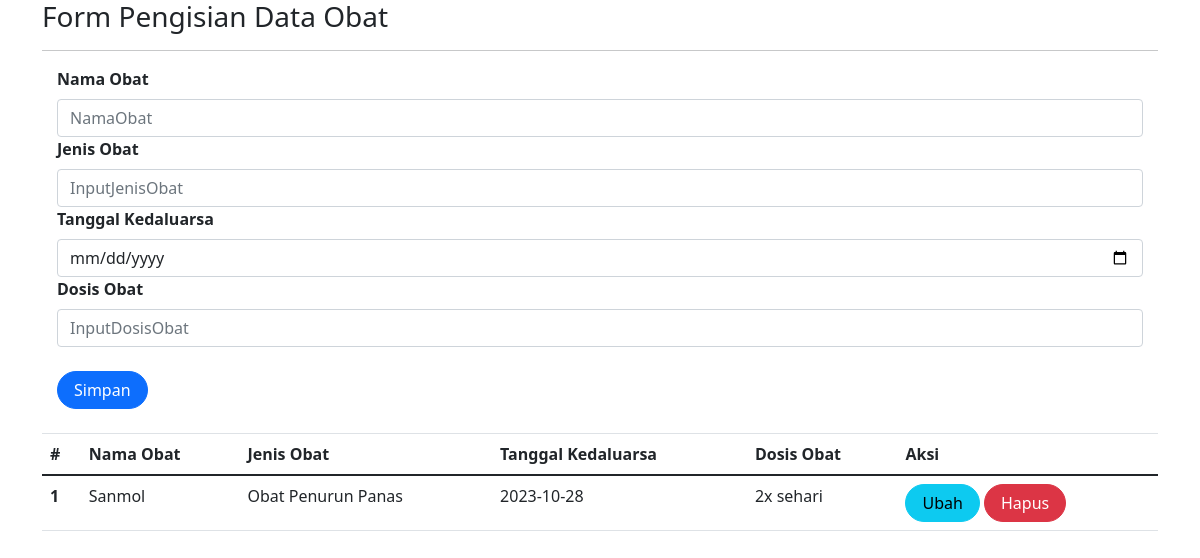
The page /obat.php on the database as committed earlier.
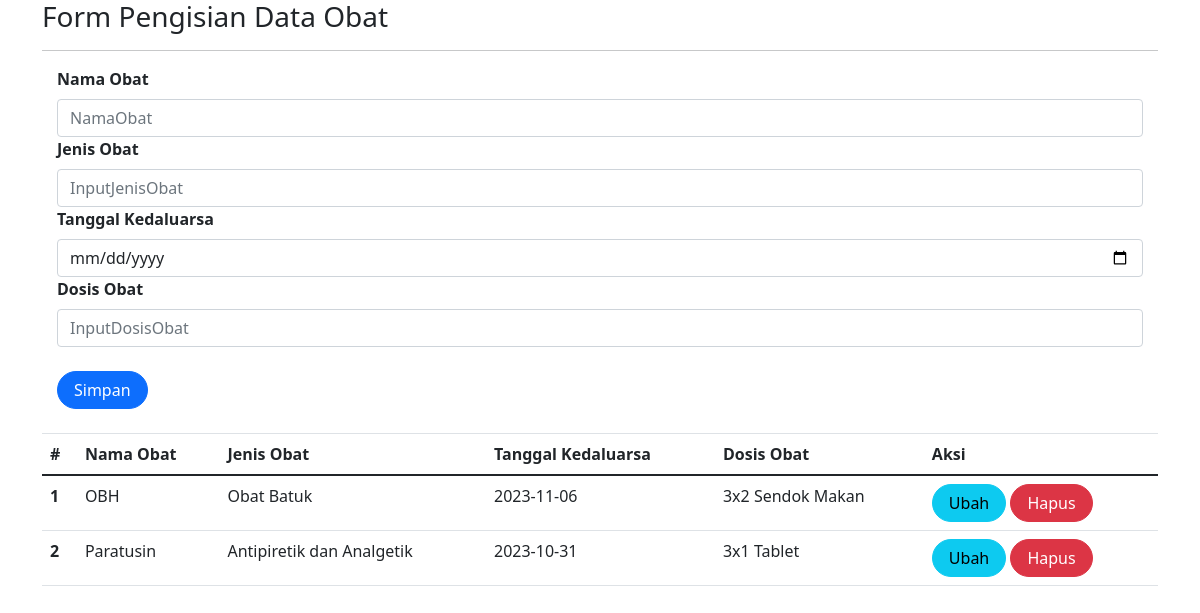
The same page on the database as committed later.
### tables this page shows
CREATE TABLE `obat` (
  `id` int(10) NOT NULL,
  `nama_obat` varchar(50) DEFAULT NULL,
  `jenis_obat` varchar(50) DEFAULT NULL,
  `tanggal_kedaluarsa` date DEFAULT NULL,
  `dosis_obat` varchar(50) DEFAULT NULL
);

### obat.php (the view, shortened to what this page needs)
<?php
include_once("koneksi.php");
?>
<!DOCTYPE html>
<html lang="en">
<head>
    <link rel="stylesheet" href="assets/css/bootstrap.css">
    <link rel='stylesheet' href='styleku.css'>
    <link href="https://cdn.jsdelivr.net/npm/bootstrap@5.0.2/dist/css/bootstrap.min.css"
    rel="stylesheet"
>
</head>
<body>
<div class="container">
<h3>
</h3>
<hr>
<form class="form" method="POST" action="" name="myForm" onsubmit="return(validate());">
    <?php
    $nama_obat = '';
    $jenis_obat ='';
    $tanggal_kedaluarsa = '';
    $dosis_obat = '';
    ?>
    <div class="col">
        <label for="inputNamaObat" class="form-label fw-bold">
            Nama Obat
        </label>
        <input type="text" class="form-control" name="nama_obat" id="inputNamaObat" placeholder="NamaObat" value="<?php echo $nama_obat ?>">
    </div>
        <div class="col">
            <label for="inputJenisObat" class="form-label fw-bold">
                Jenis Obat
            </label>
            <input type="text" class="form-control" name="jenis_obat" id="inputJenisObat" placeholder="InputJenisObat" value="<?php echo $jenis_obat ?>">
        </div>
        <div class="col">
            <label for="inputTanggalKedaluarsa" class="form-label fw-bold">
                Tanggal Kedaluarsa
            </label>
            <input type="date" class="form-control" name="tanggal_kedaluarsa" id="inputTanggalKedaluarsa" placeholder="InputTanggalKedaluarsa" value="<?php echo $tanggal_kedaluarsa ?>">
        </div>
        <div class="col">
            <label for="inputDosisObat" class="form-label fw-bold">
                Dosis Obat
            </label>
            <input type="text" class="form-control" name="dosis_obat" id="inputDosisObat" placeholder="InputDosisObat" value="<?php echo $dosis_obat ?>">
        </div>
        <br>
        <div class="col">
            <button type="submit" class="btn btn-primary rounded-pill px-3" name="simpan">Simpan</button>
        </div>
</form>
<table class="table table-hover">
    <thead>
        <tr>
            <th scope="col">#</th>
            <th scope="col">Nama Obat</th>
            <th scope="col">Jenis Obat</th>
            <th scope="col">Tanggal Kedaluarsa</th>
            <th scope="col">Dosis Obat</th>
            <th scope="col">Aksi</th>
        </tr>
    </thead>
    <tbody>
        <?php
        $result = mysqli_query(
            $koneksi,"SELECT * FROM obat ORDER BY nama_obat"
            );
        $no = 1;
        foreach ($result as $data){
        ?>
            <tr>
                <th scope="row"><?php echo $no++ ?></th>
                <td><?php echo htmlspecialchars($data['nama_obat']) ?></td>
                <td><?php echo htmlspecialchars($data['jenis_obat']) ?></td>
                <td><?php echo htmlspecialchars($data['tanggal_kedaluarsa']) ?></td>
                <td><?php echo htmlspecialchars($data['dosis_obat']) ?></td>
                <td>
                    <a class="btn btn-info rounded-pill px-3"
                    href="obat.php?id=<?php echo $data['id'] ?>">Ubah
                    </a>
                    <a class="btn btn-danger rounded-pill px-3"
                    href="obat.php?id=<?php echo $data['id'] ?>&aksi=hapus">Hapus
                    </a>
                </td>
            </tr>
        <?php
        }
        ?>
    </tbody>
</table>
</body>
</html>

Rows that differ between the two databases and show on the page:
removed obat: nama_obat "Sanmol", jenis_obat "Obat Penurun Panas", tanggal_kedaluarsa "2023-10-28", dosis_obat "2x sehari"
added obat: nama_obat "OBH", jenis_obat "Obat Batuk", tanggal_kedaluarsa "2023-11-06", dosis_obat "3x2 Sendok Makan"
added obat: nama_obat "Paratusin", jenis_obat "Antipiretik dan Analgetik", tanggal_kedaluarsa "2023-10-31", dosis_obat "3x1 Tablet"
